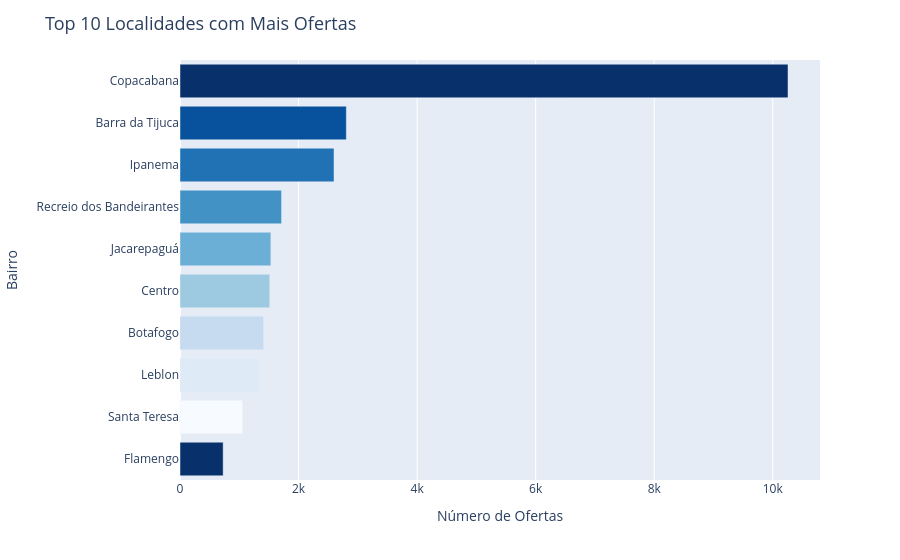

This figure's notebook cell:
### Markdown cell above
## Qual a região com mais imóveis para alugar?

### Code cell
import plotly.express as px

# Criando um DataFrame com os 10 bairros mais frequentes
top_bairros = df_limpo['neighbourhood'].value_counts().sort_values(ascending=False).head(10)
df_top_bairros = top_bairros.reset_index()
df_top_bairros.columns = ['neighbourhood', 'counts']

# Inverter a paleta de cores
colors_invertidas = px.colors.sequential.Blues[::-1]

# Criando o gráfico de barras horizontal com as cores invertidas
fig = px.bar(df_top_bairros, x='counts', y='neighbourhood', orientation='h',
             color='neighbourhood', color_discrete_sequence=colors_invertidas)


# Ajustando o layout e a legenda
fig.update_layout(
    title='Top 10 Localidades com Mais Ofertas',
    title_font_size=18,
    showlegend=False,
    xaxis_title='Número de Ofertas',
    yaxis_title='Bairro',
)

fig.show()

### Figure 1 — Plotly figure (JSON) as saved in the notebook; plotly's stock layout.template omitted (floating-point values rounded to 4 significant figures)
{"data": [{"alignmentgroup": "True", "hovertemplate": "neighbourhood=%{y}<br>counts=%{x}<extra></extra>", "legendgroup": "Copacabana", "marker": {"color": "rgb(8,48,107)", "pattern": {"shape": ""}}, "name": "Copacabana", "offsetgroup": "Copacabana", "orientation": "h", "showlegend": true, "textposition": "auto", "type": "bar", "x": [10257], "xaxis": "x", "y": ["Copacabana"], "yaxis": "y"}, {"alignmentgroup": "True", "hovertemplate": "neighbourhood=%{y}<br>counts=%{x}<extra></extra>", "legendgroup": "Barra da Tijuca", "marker": {"color": "rgb(8,81,156)", "pattern": {"shape": ""}}, "name": "Barra da Tijuca", "offsetgroup": "Barra da Tijuca", "orientation": "h", "showlegend": true, "textposition": "auto", "type": "bar", "x": [2806], "xaxis": "x", "y": ["Barra da Tijuca"], "yaxis": "y"}, {"alignmentgroup": "True", "hovertemplate": "neighbourhood=%{y}<br>counts=%{x}<extra></extra>", "legendgroup": "Ipanema", "marker": {"color": "rgb(33,113,181)", "pattern": {"shape": ""}}, "name": "Ipanema", "offsetgroup": "Ipanema", "orientation": "h", "showlegend": true, "textposition": "auto", "type": "bar", "x": [2598], "xaxis": "x", "y": ["Ipanema"], "yaxis": "y"}, {"alignmentgroup": "True", "hovertemplate": "neighbourhood=%{y}<br>counts=%{x}<extra></extra>", "legendgroup": "Recreio dos Bandeirantes", "marker": {"color": "rgb(66,146,198)", "pattern": {"shape": ""}}, "name": "Recreio dos Bandeirantes", "offsetgroup": "Recreio dos Bandeirantes", "orientation": "h", "showlegend": true, "textposition": "auto", "type": "bar", "x": [1713], "xaxis": "x", "y": ["Recreio dos Bandeirantes"], "yaxis": "y"}, {"alignmentgroup": "True", "hovertemplate": "neighbourhood=%{y}<br>counts=%{x}<extra></extra>", "legendgroup": "Jacarepaguá", "marker": {"color": "rgb(107,174,214)", "pattern": {"shape": ""}}, "name": "Jacarepaguá", "offsetgroup": "Jacarepaguá", "orientation": "h", "showlegend": true, "textposition": "auto", "type": "bar", "x": [1533], "xaxis": "x", "y": ["Jacarepaguá"], "yaxis": "y"}, {"alignmentgroup": "True", "hovertemplate": "neighbourhood=%{y}<br>counts=%{x}<extra></extra>", "legendgroup": "Centro", "marker": {"color": "rgb(158,202,225)", "pattern": {"shape": ""}}, "name": "Centro", "offsetgroup": "Centro", "orientation": "h", "showlegend": true, "textposition": "auto", "type": "bar", "x": [1514], "xaxis": "x", "y": ["Centro"], "yaxis": "y"}, {"alignmentgroup": "True", "hovertemplate": "neighbourhood=%{y}<br>counts=%{x}<extra></extra>", "legendgroup": "Botafogo", "marker": {"color": "rgb(198,219,239)", "pattern": {"shape": ""}}, "name": "Botafogo", "offsetgroup": "Botafogo", "orientation": "h", "showlegend": true, "textposition": "auto", "type": "bar", "x": [1410], "xaxis": "x", "y": ["Botafogo"], "yaxis": "y"}, {"alignmentgroup": "True", "hovertemplate": "neighbourhood=%{y}<br>counts=%{x}<extra></extra>", "legendgroup": "Leblon", "marker": {"color": "rgb(222,235,247)", "pattern": {"shape": ""}}, "name": "Leblon", "offsetgroup": "Leblon", "orientation": "h", "showlegend": true, "textposition": "auto", "type": "bar", "x": [1328], "xaxis": "x", "y": ["Leblon"], "yaxis": "y"}, {"alignmentgroup": "True", "hovertemplate": "neighbourhood=%{y}<br>counts=%{x}<extra></extra>", "legendgroup": "Santa Teresa", "marker": {"color": "rgb(247,251,255)", "pattern": {"shape": ""}}, "name": "Santa Teresa", "offsetgroup": "Santa Teresa", "orientation": "h", "showlegend": true, "textposition": "auto", "type": "bar", "x": [1059], "xaxis": "x", "y": ["Santa Teresa"], "yaxis": "y"}, {"alignmentgroup": "True", "hovertemplate": "neighbourhood=%{y}<br>counts=%{x}<extra></extra>", "legendgroup": "Flamengo", "marker": {"color": "rgb(8,48,107)", "pattern": {"shape": ""}}, "name": "Flamengo", "offsetgroup": "Flamengo", "orientation": "h", "showlegend": true, "textposition": "auto", "type": "bar", "x": [728], "xaxis": "x", "y": ["Flamengo"], "yaxis": "y"}], "layout": {"barmode": "relative", "legend": {"title": {"text": "neighbourhood"}, "tracegroupgap": 0}, "margin": {"t": 60}, "showlegend": false, "title": {"font": {"size": 18}, "text": "Top 10 Localidades com Mais Ofertas"}, "xaxis": {"anchor": "y", "domain": [0, 1], "title": {"text": "Número de Ofertas"}}, "yaxis": {"anchor": "x", "categoryarray": ["Flamengo", "Santa Teresa", "Leblon", "Botafogo", "Centro", "Jacarepaguá", "Recreio dos Bandeirantes", "Ipanema", "Barra da Tijuca", "Copacabana"], "categoryorder": "array", "domain": [0, 1], "title": {"text": "Bairro"}}}}
